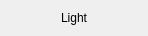
<?xml version="1.0" encoding="UTF-8"?>
<ui version="4.0">
 <class>LightGetter</class>
 <widget class="QWidget" name="LightGetter">
  <property name="geometry">
   <rect>
    <x>0</x>
    <y>0</y>
    <width>148</width>
    <height>35</height>
   </rect>
  </property>
  <property name="windowTitle">
   <string>Form</string>
  </property>
  <layout class="QVBoxLayout" name="verticalLayout">
   <item>
    <widget class="QLabel" name="label">
     <property name="text">
      <string>Light</string>
     </property>
     <property name="alignment">
      <set>Qt::AlignCenter</set>
     </property>
    </widget>
   </item>
  </layout>
 </widget>
 <resources/>
 <connections/>
</ui>
